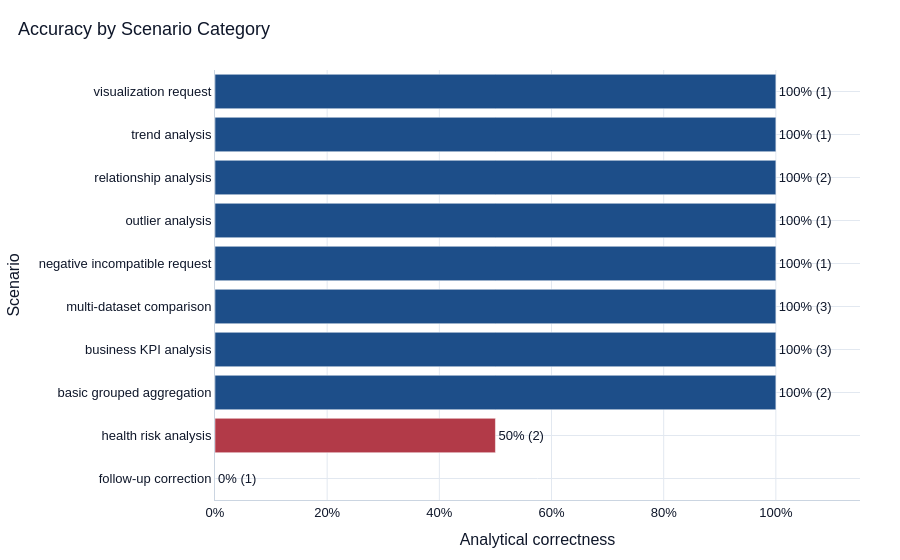

Notebook code for this chart:
### Code cell
category_accuracy = results.groupby("category", as_index=False).agg(analytical_correct=("analytical_correct", "mean"), cases=("case_id", "count")).sort_values("analytical_correct")
fig = go.Figure()
fig.add_bar(x=category_accuracy["analytical_correct"], y=category_accuracy["category"], orientation="h", marker_color=[colors["red"] if value < 0.8 else colors["blue"] for value in category_accuracy["analytical_correct"]], text=[f"{value:.0%} ({count})" for value, count in zip(category_accuracy["analytical_correct"], category_accuracy["cases"])], textposition="outside", hovertemplate="%{y}<br>Accuracy: %{x:.1%}<extra></extra>")
fig.update_xaxes(range=[0, 1.15], tickformat=".0%")
plotly_layout(fig, "Accuracy by Scenario Category", x_title="Analytical correctness", y_title="Scenario", height=560)
fig.show()

### Figure 1 — Plotly figure (JSON) as saved in the notebook; plotly's stock layout.template omitted (floating-point values rounded to 4 significant figures)
{"data": [{"hovertemplate": "%{y}<br>Accuracy: %{x:.1%}<extra></extra>", "marker": {"color": ["#B23A48", "#B23A48", "#1D4E89", "#1D4E89", "#1D4E89", "#1D4E89", "#1D4E89", "#1D4E89", "#1D4E89", "#1D4E89"]}, "orientation": "h", "text": ["0% (1)", "50% (2)", "100% (2)", "100% (3)", "100% (3)", "100% (1)", "100% (1)", "100% (2)", "100% (1)", "100% (1)"], "textposition": "outside", "type": "bar", "x": [0.0, 0.5, 1.0, 1.0, 1.0, 1.0, 1.0, 1.0, 1.0, 1.0], "y": ["follow-up correction", "health risk analysis", "basic grouped aggregation", "business KPI analysis", "multi-dataset comparison", "negative incompatible request", "outlier analysis", "relationship analysis", "trend analysis", "visualization request"]}], "layout": {"font": {"color": "#0F172A", "family": "Arial, sans-serif", "size": 13}, "height": 560, "legend": {"orientation": "h", "x": 1, "xanchor": "right", "y": 1.02, "yanchor": "bottom"}, "margin": {"b": 60, "l": 70, "r": 40, "t": 70}, "paper_bgcolor": "#FFFFFF", "plot_bgcolor": "#FFFFFF", "title": {"font": {"color": "#0F172A", "size": 18}, "text": "Accuracy by Scenario Category", "x": 0.02, "xanchor": "left"}, "xaxis": {"gridcolor": "#E2E8F0", "linecolor": "#CBD5E1", "range": [0, 1.15], "showgrid": true, "tickformat": ".0%", "title": {"text": "Analytical correctness"}, "zeroline": false}, "yaxis": {"gridcolor": "#E2E8F0", "linecolor": "#CBD5E1", "showgrid": true, "title": {"text": "Scenario"}, "zeroline": false}}}
